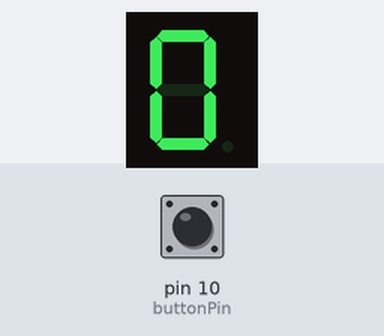
Bench run of a sketch on a simulated Arduino Uno, built with avr-gcc and run on an emulated ATmega328P. Shown: 1-digit seven-segment display. Wiring (inferred from the names in the program): 1-digit 7-segment display, segments lit when LOW: segments pin 3, pin 4, pin 5, pin 6, pin 7, pin 8, pin 9. The inputs (shaded band) are chosen by the test bench; at power-on: pin 10 (buttonPin) HIGH. The segment pins are drawn as the display they are named for.

Above: at 1.2 s.
1.3 s: pin 10 (buttonPin) pulled LOW for 0.15 s
At 2.1 s:
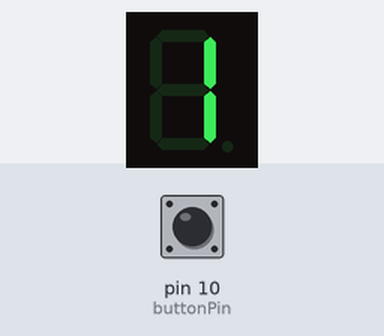
3.0 s: pin 10 (buttonPin) pulled LOW for 1 s
At 4.6 s:
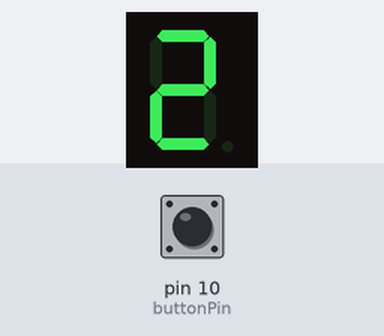
5.5 s: pin 10 (buttonPin) pulled LOW for 0.15 s
At 6.5 s:
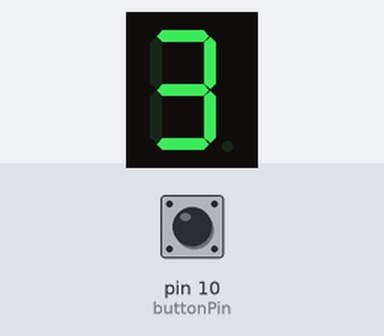
7.2 s: pin 10 (buttonPin) pulled LOW for 1 s
At 7.7 s:
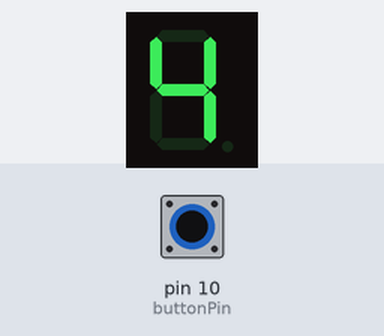
Timing chart, 0 to 10.2 s (numbered marks = the images above; inputs shaded):
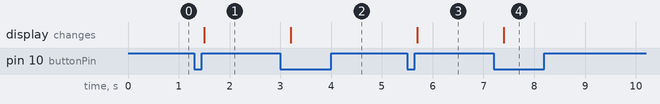

The sketch:

code9.ino
```cpp
const int segPins[7] = {3,4,5,6,7,8,9};
const int buttonPin = 10;

int count = 0;
int lastButtonState = HIGH;

byte digits[16][7] = {
  {0,0,0,0,0,0,1}, //0
  {1,0,0,1,1,1,1}, //1
  {0,0,1,0,0,1,0}, //2
  {0,0,0,0,1,1,0}, //3
  {1,0,0,1,1,0,0}, //4
  {0,1,0,0,1,0,0}, //5
  {0,1,0,0,0,0,0}, //6
  {0,0,0,1,1,1,1}, //7
  {0,0,0,0,0,0,0}, //8
  {0,0,0,0,1,0,0}, //9
  {0,0,0,1,0,0,0}, //A
  {1,1,0,0,0,0,0}, //b
  {0,1,1,0,0,0,1}, //C
  {1,0,0,0,0,1,0}, //d
  {0,1,1,0,0,0,0}, //E
  {0,1,1,1,0,0,0}  //F
};

void setup() {
  pinMode(buttonPin, INPUT_PULLUP);
  for(int i=0;i<7;i++)
    pinMode(segPins[i], OUTPUT);
}

void loop() {

  int buttonState = digitalRead(buttonPin);

  // Detect press (HIGH → LOW)
  if (buttonState == LOW && lastButtonState == HIGH) {
    count++;
    if(count > 15) count = 0;
    delay(200);   // debounce
  }

  lastButtonState = buttonState;

  for(int i=0;i<7;i++)
    digitalWrite(segPins[i], digits[count][i]);
}
```

Measured:
- after the input at 1.3 s, the display: changes after 0.20 s (image 1)
- after the input at 3.0 s, the display: changes after 0.20 s (image 2)
- after the input at 5.5 s, the display: changes after 0.20 s (image 3)
- after the input at 7.2 s, the display: changes after 0.20 s (image 4)
